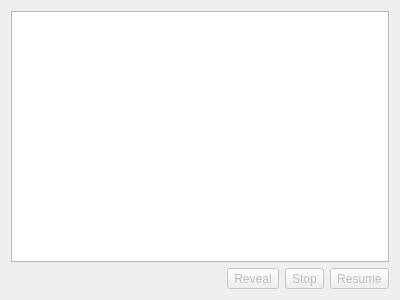
<?xml version="1.0" encoding="UTF-8"?>
<ui version="4.0">
 <class>QwcFiletransferWidget</class>
 <widget class="QWidget" name="QwcFiletransferWidget">
  <property name="geometry">
   <rect>
    <x>0</x>
    <y>0</y>
    <width>400</width>
    <height>300</height>
   </rect>
  </property>
  <property name="windowTitle">
   <string>Transfers</string>
  </property>
  <layout class="QVBoxLayout">
   <item>
    <widget class="QListView" name="transferList">
     <property name="alternatingRowColors">
      <bool>true</bool>
     </property>
     <property name="selectionMode">
      <enum>QAbstractItemView::ExtendedSelection</enum>
     </property>
    </widget>
   </item>
   <item>
    <layout class="QHBoxLayout">
     <item>
      <spacer>
       <property name="orientation">
        <enum>Qt::Horizontal</enum>
       </property>
       <property name="sizeHint" stdset="0">
        <size>
         <width>40</width>
         <height>20</height>
        </size>
       </property>
      </spacer>
     </item>
     <item>
      <widget class="QToolButton" name="btnReveal">
       <property name="enabled">
        <bool>false</bool>
       </property>
       <property name="text">
        <string>Reveal</string>
       </property>
       <property name="icon">
        <iconset resource="application.qrc">
         <normaloff>:/icons/16x16/system-search.png</normaloff>:/icons/16x16/system-search.png</iconset>
       </property>
       <property name="iconSize">
        <size>
         <width>18</width>
         <height>18</height>
        </size>
       </property>
       <property name="toolButtonStyle">
        <enum>Qt::ToolButtonTextBesideIcon</enum>
       </property>
      </widget>
     </item>
     <item>
      <widget class="QToolButton" name="btnStop">
       <property name="enabled">
        <bool>false</bool>
       </property>
       <property name="text">
        <string>Stop</string>
       </property>
       <property name="icon">
        <iconset resource="application.qrc">
         <normaloff>:/icons/16x16/media-playback-stop.png</normaloff>:/icons/16x16/media-playback-stop.png</iconset>
       </property>
       <property name="iconSize">
        <size>
         <width>18</width>
         <height>18</height>
        </size>
       </property>
       <property name="toolButtonStyle">
        <enum>Qt::ToolButtonTextBesideIcon</enum>
       </property>
      </widget>
     </item>
     <item>
      <widget class="QToolButton" name="btnResume">
       <property name="enabled">
        <bool>false</bool>
       </property>
       <property name="text">
        <string>Resume</string>
       </property>
       <property name="icon">
        <iconset resource="application.qrc">
         <normaloff>:/icons/16x16/media-playback-start.png</normaloff>:/icons/16x16/media-playback-start.png</iconset>
       </property>
       <property name="iconSize">
        <size>
         <width>18</width>
         <height>18</height>
        </size>
       </property>
       <property name="toolButtonStyle">
        <enum>Qt::ToolButtonTextBesideIcon</enum>
       </property>
      </widget>
     </item>
    </layout>
   </item>
  </layout>
 </widget>
 <resources>
  <include location="application.qrc"/>
  <include location="application.qrc"/>
 </resources>
 <connections/>
</ui>
